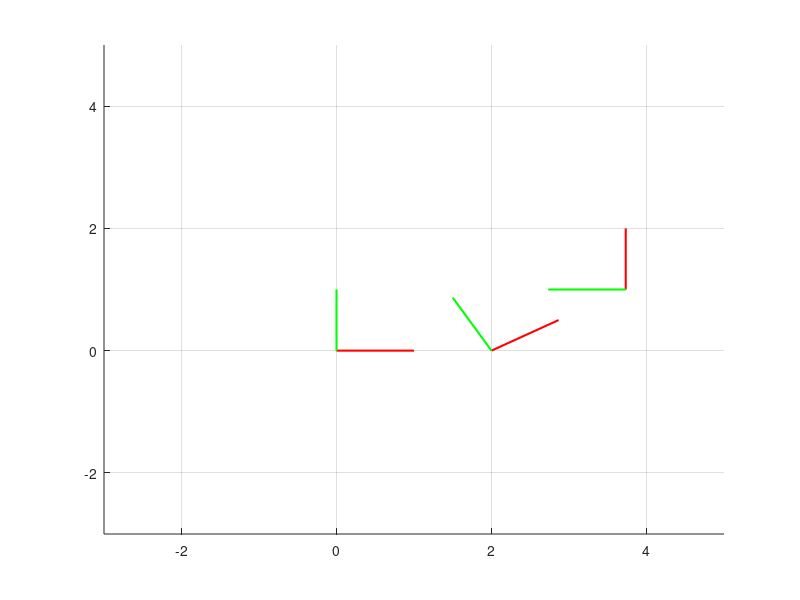

Write MATLAB code to recreate this figure.

the=pi/6;
the2=pi/3;
x=2;
y=0;
T1=[cos(the) -sin(the) 0 x;sin(the) cos(the) 0 y;0 0 1 0;0 0 0 1];
T2=[cos(the2) -sin(the2) 0 x;sin(the2) cos(the2) 0 y;0 0 1 0;0 0 0 1];
TFinal=T1*T2;
F=[1 0 0 0; 0 1 0 0;0 0 1 0;0 0 0 1];
 figure
 line([0,F(1,1)],[0,F(2,1)],[0,F(3,1)],'Linewidth',[1.5],'Color','r')
 line([0,F(1,2)],[0,F(2,2)],[0,F(3,2)],'Linewidth',[1.5],'Color','g')
 line([0,F(1,3)],[0,F(2,3)],[0,F(3,3)],'Linewidth',[1.5],'Color','b')

% orientation of x component wrt to the x value and so on....
%FOR TRANSFORMATION 1
line([T1(1,4),T1(1,4)+T1(1,1)],[T1(2,4),T1(2,4)+T1(2,1)],[T1(3,4),T1(3,1)+T1(3,1)],'Linewidth',[1.5],'Color','r')
line([T1(1,4),T1(1,4)+T1(1,2)],[T1(2,4),T1(2,4)+T1(2,2)],[T1(3,4),T1(3,4)+T1(3,2)],'Linewidth',[1.5],'Color','g')
line([T1(1,4),T1(1,4)+T1(1,3)],[T1(2,4),T1(2,4)+T1(2,3)],[T1(3,4),T1(3,4)+T1(3,3)],'Linewidth',[1.5],'Color','b')

line([TFinal(1,4),TFinal(1,4)+TFinal(1,1)],[TFinal(2,4),TFinal(2,4)+TFinal(2,1)],[TFinal(3,4),TFinal(3,1)+TFinal(3,1)],'Linewidth',[1.5],'Color','r')
line([TFinal(1,4),TFinal(1,4)+TFinal(1,2)],[TFinal(2,4),TFinal(2,4)+TFinal(2,2)],[TFinal(3,4),TFinal(3,4)+TFinal(3,2)],'Linewidth',[1.5],'Color','g')
line([TFinal(1,4),TFinal(1,4)+TFinal(1,3)],[TFinal(2,4),TFinal(2,4)+TFinal(2,3)],[TFinal(3,4),TFinal(3,4)+TFinal(3,3)],'Linewidth',[1.5],'Color','b')

line([2,T1(1,4)],[0,T1(2,4)],'Linewidth',[1.5],'Color','black')

axis([-3 5 -3 5]);
grid on
